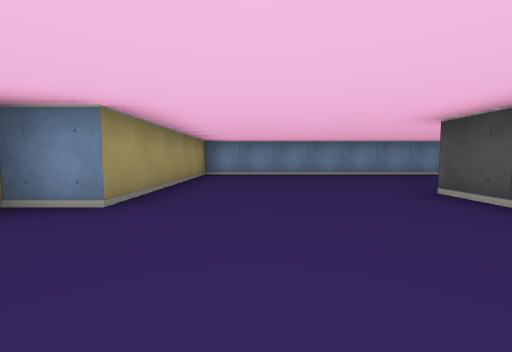
[1] (above)

20 first-person views from a walk through a cub3D maze. The camera is about half as high as the walls, tilts 4° down and sees 90° across. The floor is counted in squares. Each view is taken from the middle of a square. On the plan, view 1 faces up. The plan holds only what a view shows up to about 9 squares ahead; the rest is blank.

[2]
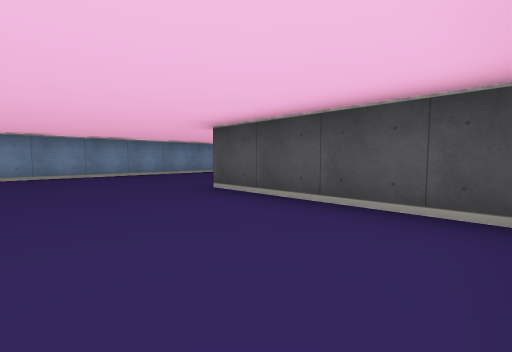

[3]
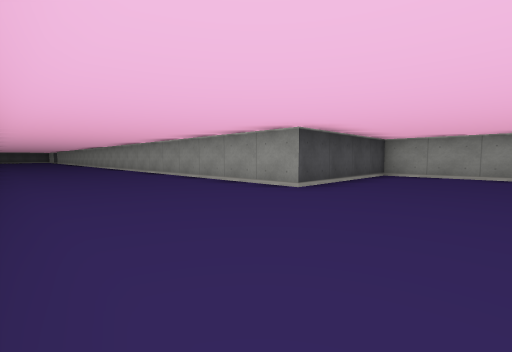

[4]
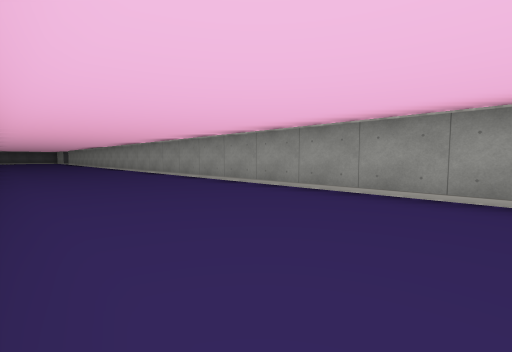

[5]
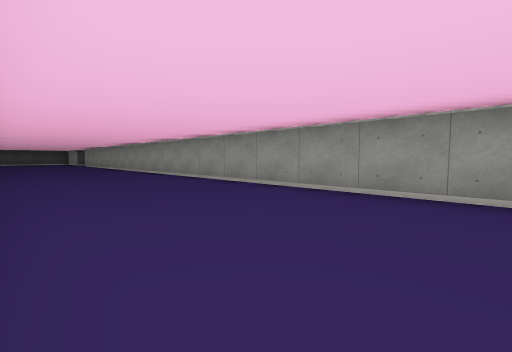

[6]
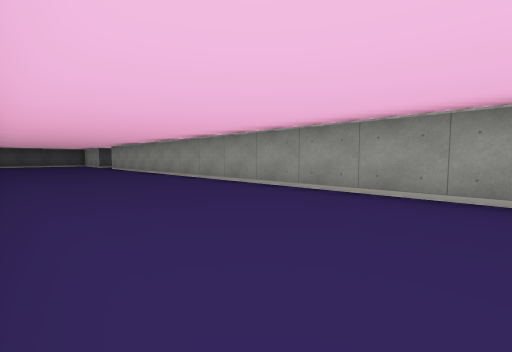

[7]
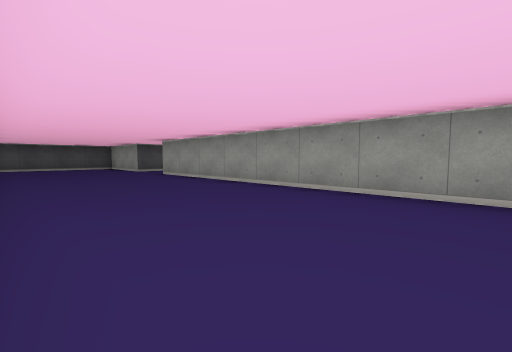

[8]
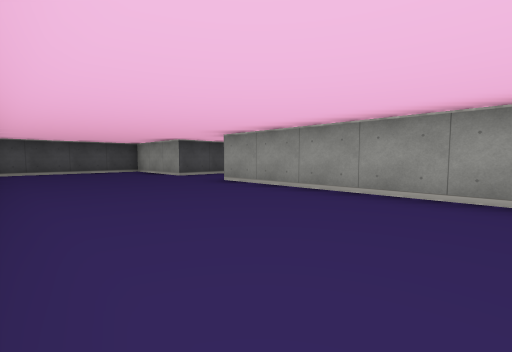

[9]
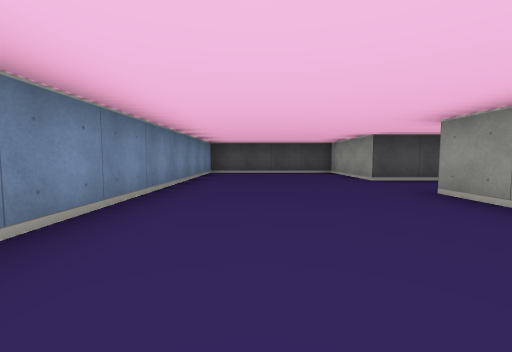

[10]
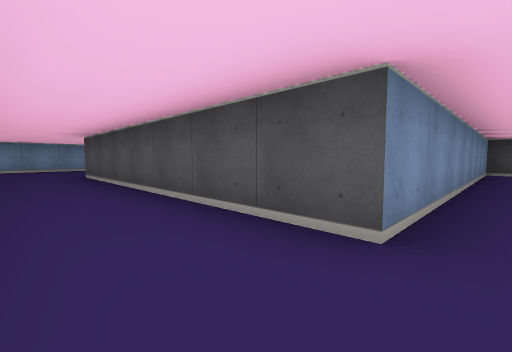

[11]
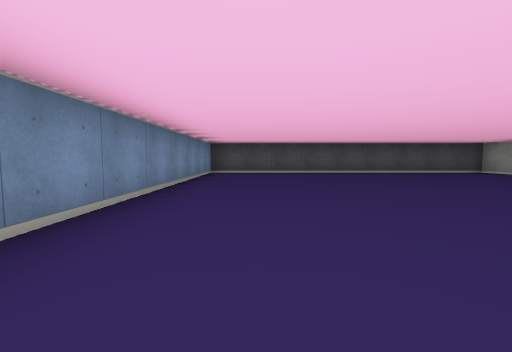

[12]
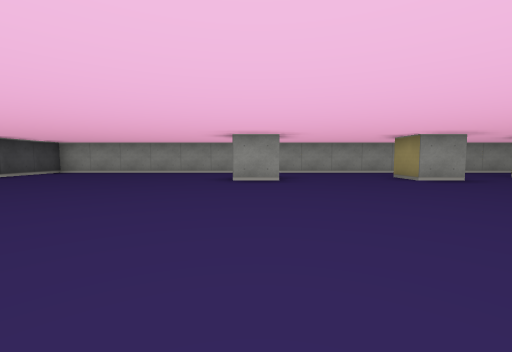

[13]
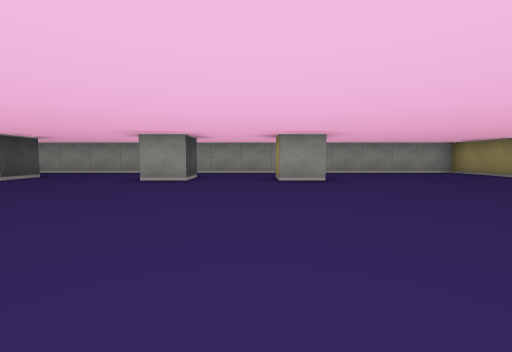

[14]
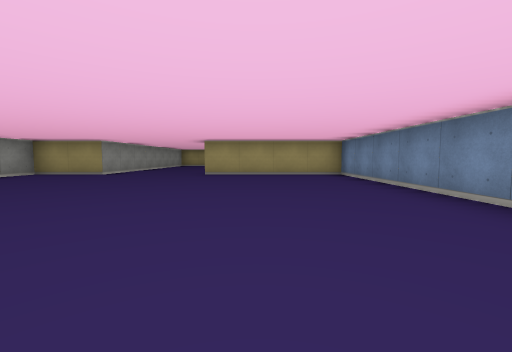

[15]
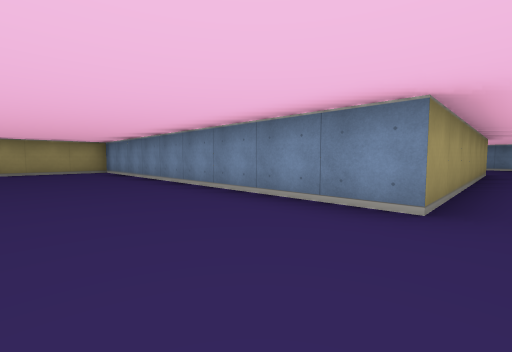

[16]
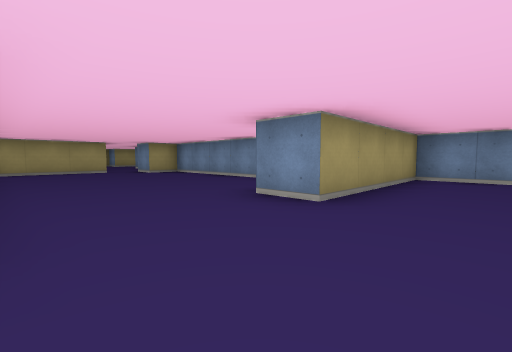

[17]
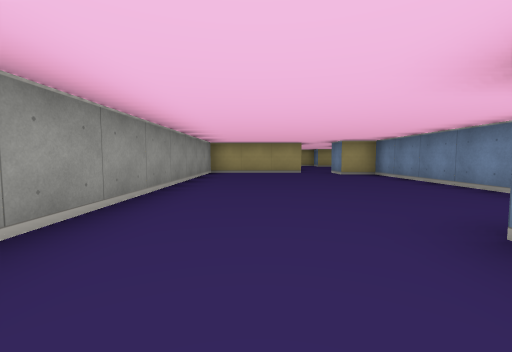

[18]
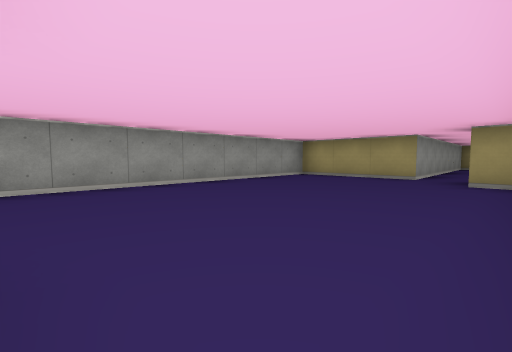

[19]
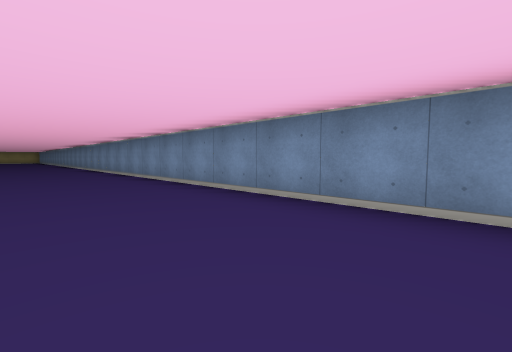

[20]
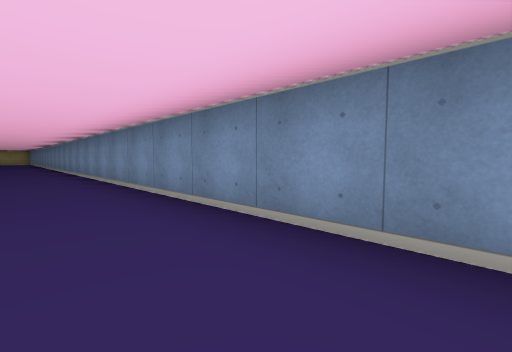

### Floor plan
Ten units are one square. View 1 is at (0, 0); x grows to the right and y downward. Boxes are objects, and circles mark ways between rooms. Rooms are numbered by the first view taken in them; rooms with no view inside come last. Other rooms are left out.
<svg viewBox="-30 -80 410 210">
<path fill="none" stroke="#000" d="M54 -75 -15 -75 -15 -25 -25 -25M-1 5 25 5 25 -35 275 -35M295 -35 325 -35 325 -75 108 -75M235 95 245 95 245 104M265 105 265 95 275 95 275 105M305 105 305 95 315 95M155 55 115 55 115 65 105 65M275 -35 275 35 185 35 185 75 175 75M105 75 105 105 185 105 185 125 375 125 375 35 295 35 295 -35"/>
<circle cx="285" cy="-35" r="3" fill="#2a7"/>
<text x="140" y="-50">1</text>
<text x="260" y="70">2</text>
</svg>
Room 1 opens to room 2.

Where each view was taken, in squares from view 1:
view 1: 0 up, 0 right, facing up
view 2: 0 up, 0 right, facing up-right
view 3: 7 up, 0 right, facing down-right
view 4: 7 up, 5 right, facing down-right
view 5: 7 up, 10 right, facing down-right
view 6: 7 up, 15 right, facing down-right
view 7: 7 up, 20 right, facing down-right
view 8: 7 up, 23 right, facing down-right
view 9: 6 up, 24 right, facing right
view 10: 4 down, 28 right, facing up-right
view 11: 5 down, 29 right, facing right
view 12: 4 down, 31 right, facing down
view 13: 4 down, 25 right, facing down
view 14: 6 down, 26 right, facing left
view 15: 6 down, 28 right, facing up-left
view 16: 10 down, 20 right, facing up-left
view 17: 9 down, 19 right, facing left
view 18: 6 down, 17 right, facing down-left
view 19: 5 up, 28 right, facing up-left
view 20: 6 up, 22 right, facing up-left
